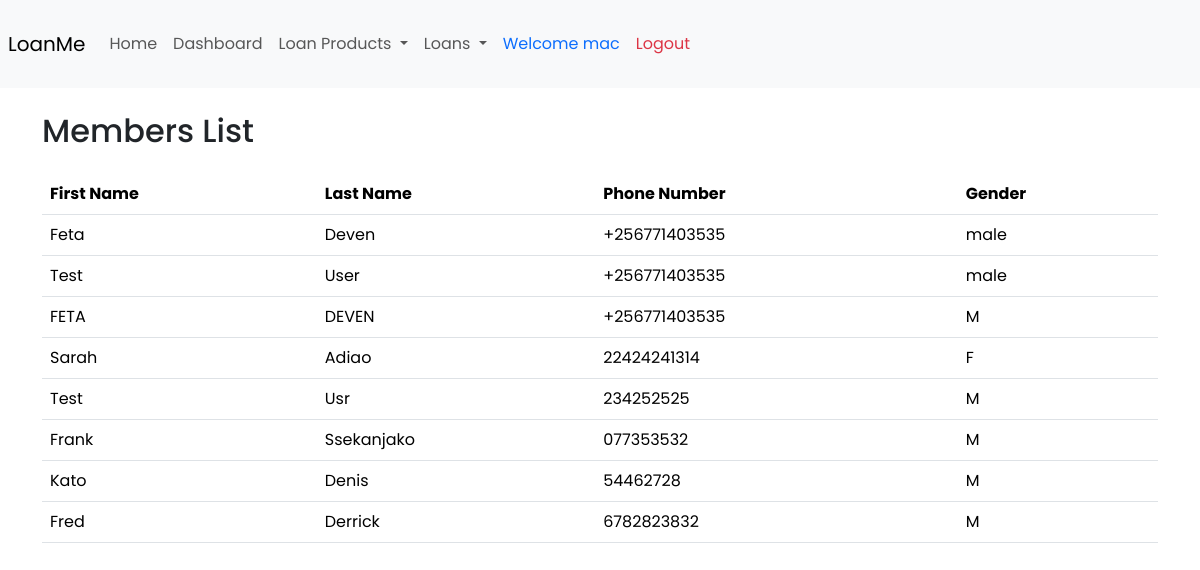
Screenshot of /members/ (signed in) with the database file from the repository.
### user_details/models.py (models this page shows, shortened)
class UserDetail(models.Model):
    user_gender = [
        ('male','Male'),
        ('female','Female')
    ]
    first_name = models.CharField(max_length=20, null=True, blank=True)
    last_name = models.CharField(max_length=20, null=True, blank=True)
    phone_number = models.CharField(max_length=20, null=True, blank=True)
    gender = models.CharField(max_length=20, choices=user_gender, null=True, blank=True)
    is_admin = models.BooleanField(default=False, null=True, blank=True)
    user_id = models.ForeignKey(User, on_delete=models.CASCADE, null=True, blank=True)
    class Meta:
        db_table =  'user_details'

### loan_products/views.py (the view)
# urls.py: path('members/', views.view_members, name='view_members'),
@login_required(login_url='/login/')
def view_members(request):
    users = UserDetail.objects.all()
    return render(request, 'members.html', {'users': users})

### loan_products/templates/members.html (shortened to what this page needs)
{% extends 'layout.html' %}
{% block content %}
  <div class="row mb-3">
    <div class="col">
      <h2>Members List</h2>
    </div>
  </div>
  <table class="table">
    <thead>
      <tr>
        <th>First Name</th>
        <th>Last Name</th>
        <th>Phone Number</th>
        <th>Gender</th>
      </tr>
    </thead>
    <tbody>
      {% for user in users %}
        <tr>
          <td>{{ user.first_name }}</td>
          <td>{{ user.last_name }}</td>
          <td>{{ user.phone_number }}</td>
          <td>{{ user.gender }}</td>
        </tr>
      {% endfor %}
    </tbody>
  </table>
{% endblock %}

### loan_products/templates/layout.html (shortened to what this page needs)
<!DOCTYPE html>
<html lang="en">
<head>
    {% load bootstrap5 %}
    {% bootstrap_css %}
</head>
<body>
  <nav class="navbar navbar-expand-lg navbar-light bg-light mx-auto px-2 py-4">
    <a class="navbar-brand" href="#">LoanMe</a>
    <div class="collapse navbar-collapse w-100" id="navbarNav">
        <ul class="navbar-nav">
            <li class="nav-item active">
                <a class="nav-link"  class="nav-link text-primary" href="{% url 'home' %}">Home</a>
            </li>
            {% if user.is_authenticated %}
            <li class="nav-item">
              <a  class="nav-link " href="{% url 'dashboard' %}">Dashboard</a>
            </li>
            {% endif %}
            {% if user.is_authenticated %}
            <li class="nav-item dropdown">
                <a class="nav-link dropdown-toggle" href="#" id="navbarDropdown" role="button" data-bs-toggle="dropdown" aria-expanded="false">
                    Loan Products
                </a>
            </li>
            <li class="nav-item dropdown">
                <a class="nav-link dropdown-toggle" href="#" id="navbarDropdown" role="button" data-bs-toggle="dropdown" aria-expanded="false">
                    Loans
                </a>
            </li>
            <li class="nav-item text-primary">
                <a href="#" class="nav-link text-primary">
                    Welcome {{ request.user }}
                </a>
            </li>
            <li class="nav-item">
                <a class="nav-link text-danger" href="{% url 'logout' %}">Logout</a>
            </li>
            {% else %}
            <li class="nav-item">
                <a class="nav-link text-success" href="{% url 'login' %}">Login</a>
            </li>
            {% endif %}
        </ul>
    </div>
</nav>
<div class="container mt-4">
    {% block content %}{% endblock %}
</div>
</body>
</html>

### loan_products/templates/layout.html (style rules this page uses)
body { font-family: 'Poppins', sans-serif; }

### rows the page displays
UserDetail: first_name "Feta", last_name "Deven", phone_number "+256771403535", gender "male"
UserDetail: first_name "Test", last_name "User", phone_number "+256771403535", gender "male"
UserDetail: first_name "FETA", last_name "DEVEN", phone_number "+256771403535", gender "M"
UserDetail: first_name "Sarah", last_name "Adiao", phone_number "22424241314", gender "F"
UserDetail: first_name "Test", last_name "Usr", phone_number "234252525", gender "M"
UserDetail: first_name "Frank", last_name "Ssekanjako", phone_number "077353532", gender "M"
UserDetail: first_name "Kato", last_name "Denis", phone_number "54462728", gender "M"
UserDetail: first_name "Fred", last_name "Derrick", phone_number "6782823832", gender "M"

### other values shown
{{ request.user }} "mac"
